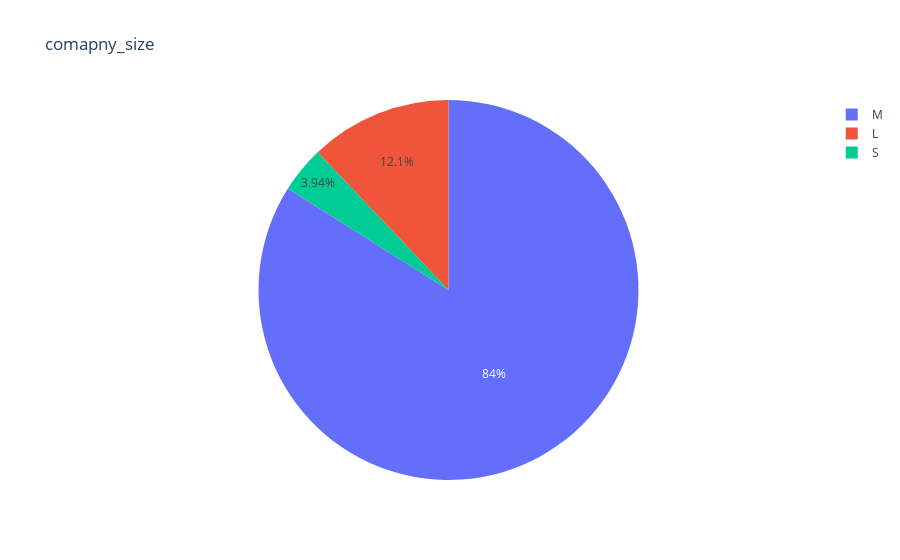

Notebook cell for this chart:
### Markdown cell above
Data menunjukkan bahwa banyak yang bekerja pada perusahaan berukuran medium.

### Code cell
# membuat plot pie chart
fig = px.pie(data_eda, title="comapny_size", names="company_size")
fig.show()

### Figure 1 — Plotly figure (JSON) as saved in the notebook; plotly's stock layout.template omitted (floating-point values rounded to 4 significant figures; data arrays with more than 128 entries replaced by an {"elided": "..."} marker saying what was removed)
{"data": [{"domain": {"x": [0, 1], "y": [0, 1]}, "hovertemplate": "company_size=%{label}<extra></extra>", "labels": {"elided": "3755 str values"}, "legendgroup": "", "name": "", "showlegend": true, "type": "pie"}], "layout": {"legend": {"tracegroupgap": 0}, "title": {"text": "comapny_size"}}}
